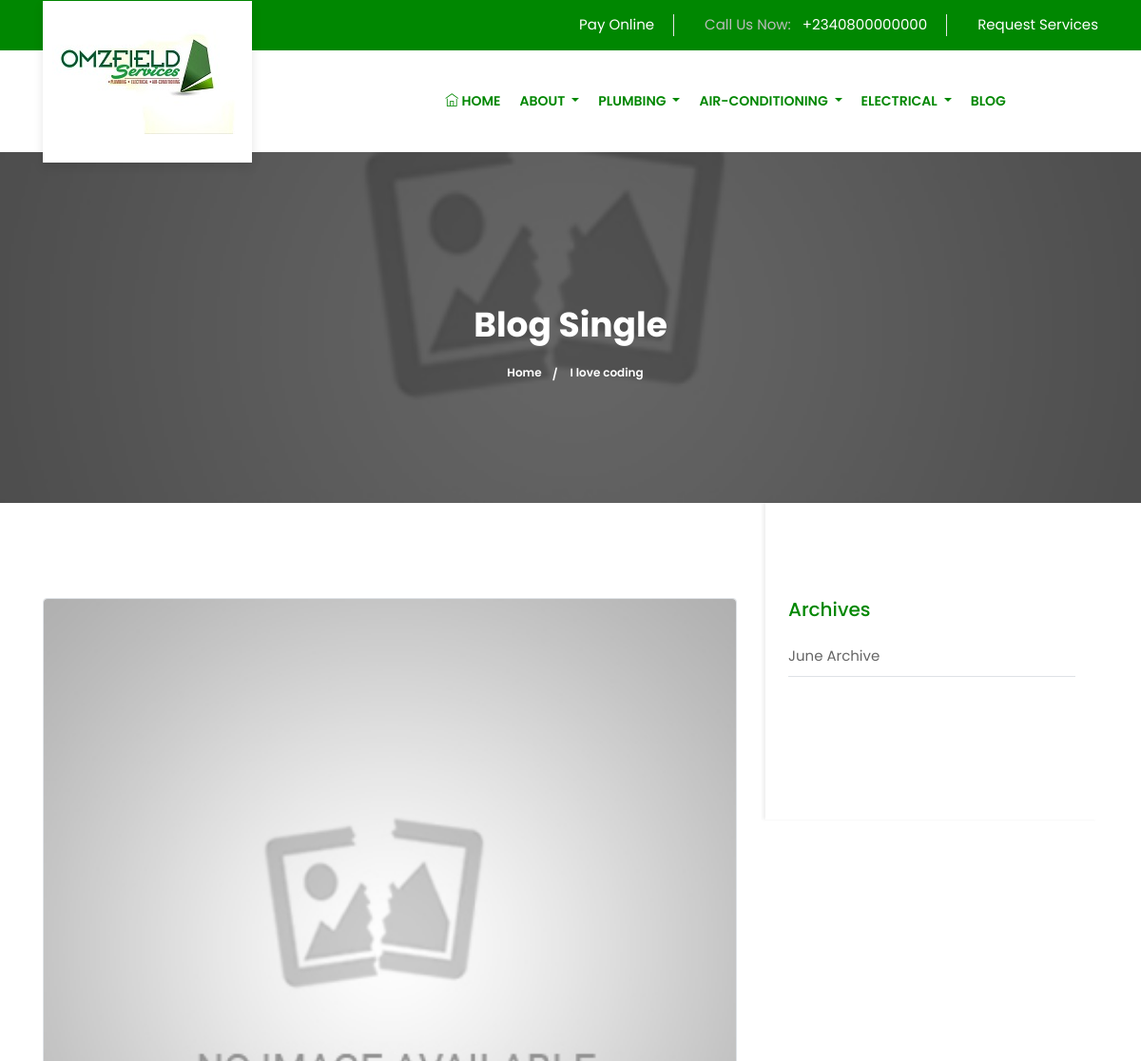
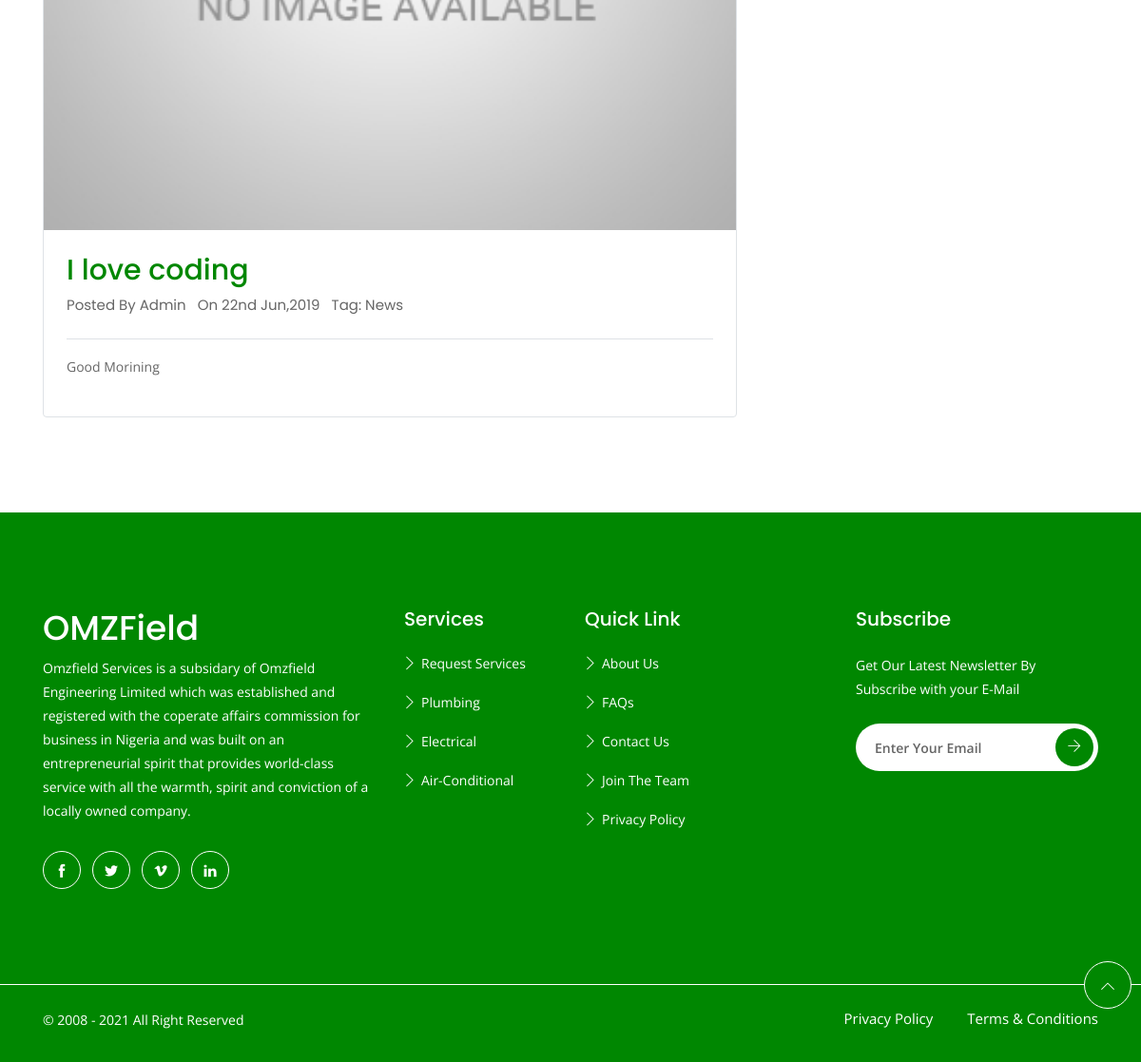
Screenshot of /page/view_blog/I-love-coding with the database file from the repository (2 pictures, top to bottom).
### tables this page shows
CREATE TABLE `web_info` (
  `id` int(11) NOT NULL,
  `web_name` text NOT NULL,
  `web_email` text NOT NULL,
  `phone1` text NOT NULL,
  `phone2` text NOT NULL,
  `tech_mail` text NOT NULL,
  `address` text NOT NULL,
  `facebook` text NOT NULL,
  `linkedin` text NOT NULL,
  `twitter` text NOT NULL,
  `pin_instrest` text NOT NULL,
  `about` text NOT NULL,
  `mission` text NOT NULL,
  `theme` int(11) NOT NULL DEFAULT '0',
  `ideology` text NOT NULL,
  `vision` text NOT NULL,
  `date` text NOT NULL
);

CREATE TABLE `blog` (
  `id` int(11) NOT NULL,
  `title` text NOT NULL,
  `slug` text NOT NULL,
  `body` text NOT NULL,
  `post_image` text NOT NULL,
  `user` text NOT NULL,
  `date` text NOT NULL
);

### application/controllers/Page.php (called while the page is built, shortened)
<?php
class Page extends CI_Controller {
  public function view_blog($slug=null)
  {
         $data['title'] = 'Latest News';
               $data['info'] = $this->Page_model->home_info();
                $data['blog'] = $this->Page_model->post($slug);
                    $this->load->view('template/header', $data);
                    $this->load->view('pages/single_blog', $data);
                    $this->load->view('template/footer', $data);
  }
}

### index.php (called while the page is built, shortened)
<?php
require_once BASEPATH.'core/CodeIgniter.php';

### application/models/Page_model.php (called while the page is built, shortened)
<?php
class Page_model extends CI_Model {
  public function home_info()
  {
  	$query = $this->db->get('web_info');
    return $query->row_array();
  }
  public function post($slug)
  {
    $query = $this->db->query("SELECT * FROM blog where  slug = '$slug'");
    return $query->row_array();
  }
}

### application/views/pages/single_blog.php (the view)
<section class="page-title overlay" style="background-image: url(<?php echo base_url(); ?>/assets/post_image/<?php echo $blog['post_image']; ?>);">
    <div class="container">
        <div class="row">
            <div class="col-lg-12 text-center">
                <h2 class="text-white font-weight-bold">Blog Single</h2>
                <ol class="breadcrumb">
                    <li>
                        <a href="index-2.html">Home</a>
                    </li>
                    <li><?php echo $blog['title']; ?></li>
                </ol>
            </div>
        </div>
    </div>
</section>
<section>
    <div class="container">
        <div class="row">
            <div class="col-lg-8 py-100">
                <div class="border rounded bg-white">
                    <img class="img-fluid w-100 rounded-top" src="<?php echo base_url(); ?>/assets/post_image/<?php echo $blog['post_image']; ?>" alt="blog-image">
                    <div class="p-4">
                        <h3><?php echo $blog['title']; ?></h3>
                        <ul class="list-inline d-block pb-4 border-bottom mb-3">
                            <li class="list-inline-item text-color">Posted By Admin</li>
                            <li class="list-inline-item text-color">On <?php echo $blog['date']; ?></li>
                            <li class="list-inline-item text-color">Tag: News</li>
                        </ul>
                        <p><?php echo $blog['body']; ?>
                    </div>
                </div>
            </div>
            <div class="col-lg-4">
                <div class="bg-white px-4 py-100 sidebar-box-shadow">
                    <div class="mb-50">
                        <h4 class="mb-3">Archives</h4>
                        <ul class="pl-0 mb-0">
                            <li class="border-bottom">
                                <a href="<?php echo base_url(); ?>blog" class="d-block text-color py-10">June Archive</a>
                            </li>
                        </ul>
                    </div>
                </div>
            </div>
        </div>
    </div>
</section>

### application/views/template/header.php (shortened to what this page needs)
<!DOCTYPE html>
<html lang="lang_en">
<head>
  <link rel="stylesheet" href="<?php echo base_url();?>assets/plugins/bootstrap/bootstrap.min.css">
  <link rel="stylesheet" href="<?php echo base_url();?>assets/plugins/magnific-popup/magnific-popup.css">
  <link rel="stylesheet" href="<?php echo base_url();?>assets/plugins/slick/slick.css">
  <link rel="stylesheet" href="<?php echo base_url();?>assets/plugins/slick/slick-theme.css">
  <link rel="stylesheet" href="<?php echo base_url();?>assets/plugins/themify-icons/themify-icons.css">
  <link rel="stylesheet" href="<?php echo base_url();?>assets/plugins/animate/animate.css">
  <link rel="stylesheet" href="<?php echo base_url();?>assets/plugins/aos/aos.css">
  <link href="<?php echo base_url();?>assets/css/style.css" rel="stylesheet">
</head>
<body>
<header>
    <div class="top-header">
        <div class="container">
            <div class="row">
                <div class="col-lg-12" >
                    <ul class="list-inline text-lg-right text-center">
                        <li class="list-inline-item" >
                            <a href="<?php echo base_url(); ?>page/payment" style="color: #fff;">
                                Pay Online
                            </a>
                        </li>
                        <li class="list-inline-item">
                            <a href="callto:1234565523">Call Us Now:
                                <span class="ml-2"><?php echo  $info['phone1']; ?></span>
                            </a>
                        </li>
                        <li class="list-inline-item">
                            <a href="<?php echo base_url() ?>service" style="color: #fff;">
                                Request Services
                            </a>
                        </li>
                    </ul>
                </div>
            </div>
        </div>
    </div>
    <div class="navigation">
        <div class="container">
            <nav class="navbar navbar-expand-lg navbar-light bg-light">
                <a class="navbar-brand" href="<?php echo base_url(); ?>">
                    <img src="<?php echo base_url();?>assets/images/logo.jpg" alt="logo">
                </a>
                <div class="collapse navbar-collapse" id="navbarSupportedContent">
                    <ul class="navbar-nav ml-auto">
                        <li class="nav-item active">
                           <a class="nav-link" href="<?php echo base_url(); ?>">
                               <i class="ti-home"></i> Home
                            </a>
                        </li>
                        <li class="nav-item dropdown">
                            <a class="nav-link dropdown-toggle" href="#" role="button" data-toggle="dropdown" aria-haspopup="true"
                                aria-expanded="false">
                                About
                            </a>
                        </li>
                        <li class="nav-item dropdown">
                            <a class="nav-link dropdown-toggle" href="<?php echo base_url(); ?>plumbing"
                                >
                                Plumbing
                            </a>
                        </li>
                        <li class="nav-item dropdown">
                            <a class="nav-link dropdown-toggle" href="<?php echo base_url(); ?>air" role="button" >
                                Air-Conditioning
                            </a>
                        </li>
                        <li class="nav-item dropdown">
                            <a class="nav-link dropdown-toggle" href="<?php echo base_url(); ?>electrical" >
                                Electrical
                            </a>
                        </li>
                           <li class="nav-item ">
                            <a class="nav-link" href="<?php echo base_url(); ?>blog">
                                Blog
                            </a>
                        </li>
                            <li class="nav-item ">
                            <a class="nav-link" href="#" role="button"  aria-haspopup="true"
                                aria-expanded="false">
                            </a>
                        </li>
                    </ul>
                </div>
            </nav>
        </div>
    </div>
</header>

### assets/css/style.css (style rules this page uses)
body { font-family: "Poppins", sans-serif; font-weight: 400; -webkit-font-smoothing: antialiased; font-size: 15px; }
p, .paragraph { font-weight: 400; color: #666; font-size: 14px; line-height: 25px; font-family: "Open Sans", sans-serif; }
h1, h2, h3, h4, h5, h6 { color: #008701; font-weight: 500; font-family: "Poppins", sans-serif; }
h2, .h2 { font-size: 36px; }
h3, .h3 { font-size: 30px; }
h4, .h4 { font-size: 20px; }
body { background-color: #fff; overflow-x: hidden; }
ol, ul { list-style-type: none; margin: 0px; }
img { vertical-align: middle; border: 0; }
a, a:hover, a:focus { text-decoration: none; }
a { transition: .2s ease; }
a, button { cursor: pointer; }
.overlay { position: relative; }
.overlay::before { position: absolute; content: ''; height: 100%; width: 100%; top: 0; left: 0; background: #000; opacity: .6; }
.page-title { background-position: center center; background-repeat: no-repeat; background-size: cover; padding: 160px 0 100px; }
.breadcrumb { background-color: transparent !important; -ms-flex-pack: center; justify-content: center; }
.breadcrumb li, .breadcrumb a { color: #fff; font-family: "Poppins", sans-serif; font-weight: 600; font-size: 12px; margin: 0 10px; }
.breadcrumb a { position: relative; }
.breadcrumb a::before { position: absolute; content: '/'; right: -17px; top: 2px; height: 12px; }
.text-color { color: #666; }
.mb-50 { margin-bottom: 50px; }
.py-10 { padding: 10px 0; }
.py-100 { padding-top: 100px; padding-bottom: 100px; }
.top-header { background: #008701; }
.top-header ul li { margin: 15px 0; }
.top-header ul li a { display: inline-block; padding: 0 20px; border-right: 1px solid #e5e5e5; color: #bcbcbd; }
.top-header ul li a span { color: #fff; }
.top-header ul li:last-child a { padding-right: 0; border-right: 0; }
.navigation .navbar { padding: 0; background: #fff !important; position: relative; }
.navigation .navbar-brand { position: absolute; left: 0; top: -52px; height: 170px; width: 220px; background: #fff; text-align: center; box-shadow: 0px 5px 10px 0px rgba(0, 0, 0, 0.1); z-index: 9; }
.navigation .navbar-brand img { position: relative; top: 50%; transform: translateY(-50%); }
.navigation .navbar .nav-item { padding: 28px 0; }
.navigation .navbar .nav-item .nav-link { padding: 15px 10px; font-family: "Poppins", sans-serif; font-weight: 600; color: #008701; text-transform: uppercase; transition: .2s ease; font-size: 14px; }
.navigation .navbar .nav-item:last-child { padding: 28px 0 28px 30px; }
.navigation .navbar .nav-item:last-child .nav-link { color: #fff; }
.navigation .navbar .nav-item.active .nav-link { color: #008701; }
.sidebar-box-shadow { box-shadow: -3px 0px 3px 0px rgba(0, 0, 0, 0.06); }

### rows the page displays
web_info: phone1 "+2340800000000"
blog: post_image (placeholder picture), title "I love coding", date "22nd Jun,2019", body "Good Morining"
